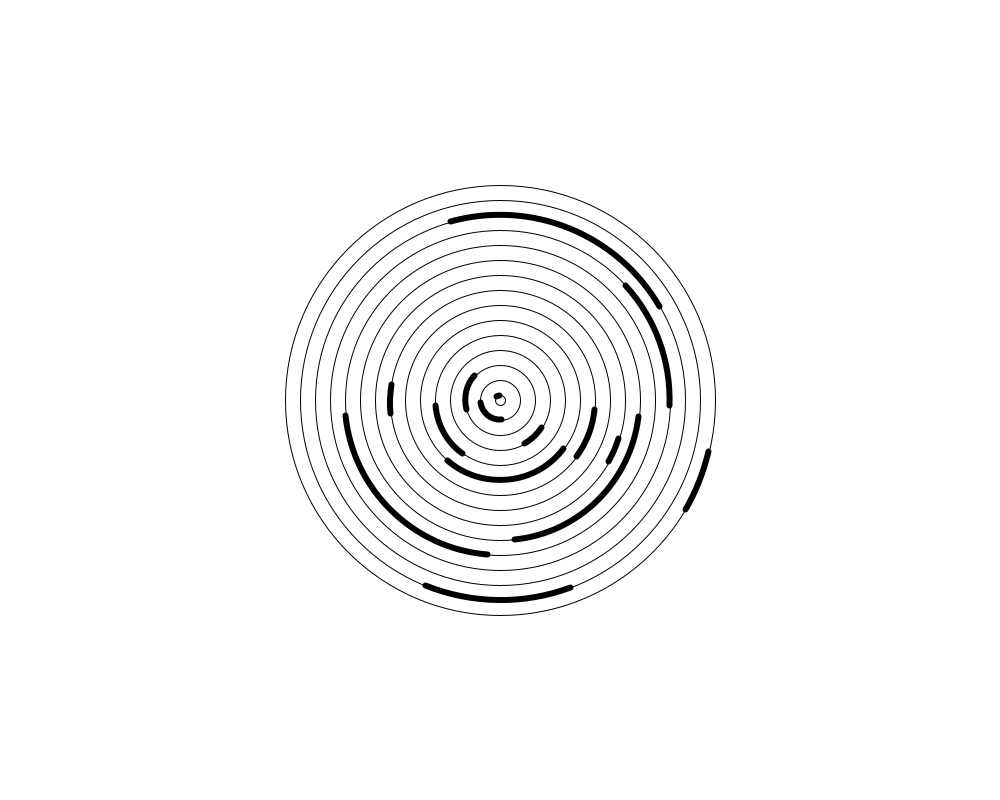
Frame 1 (no input)
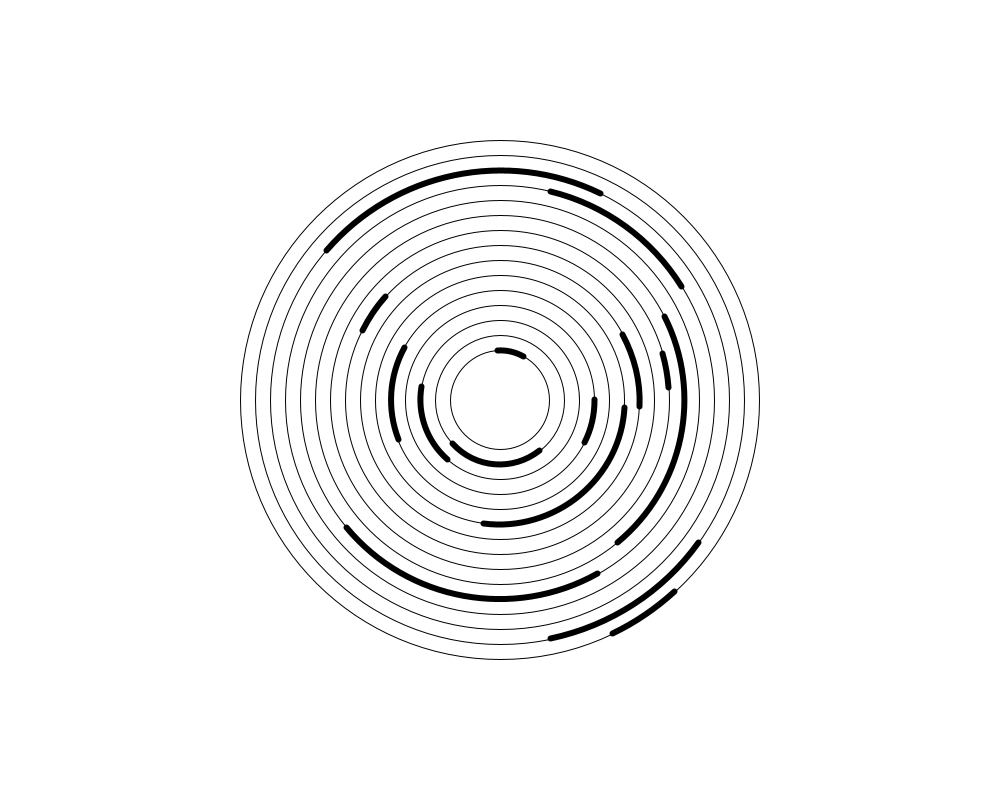
Frame 60 (the mouse pressed at the canvas centre just before this capture)
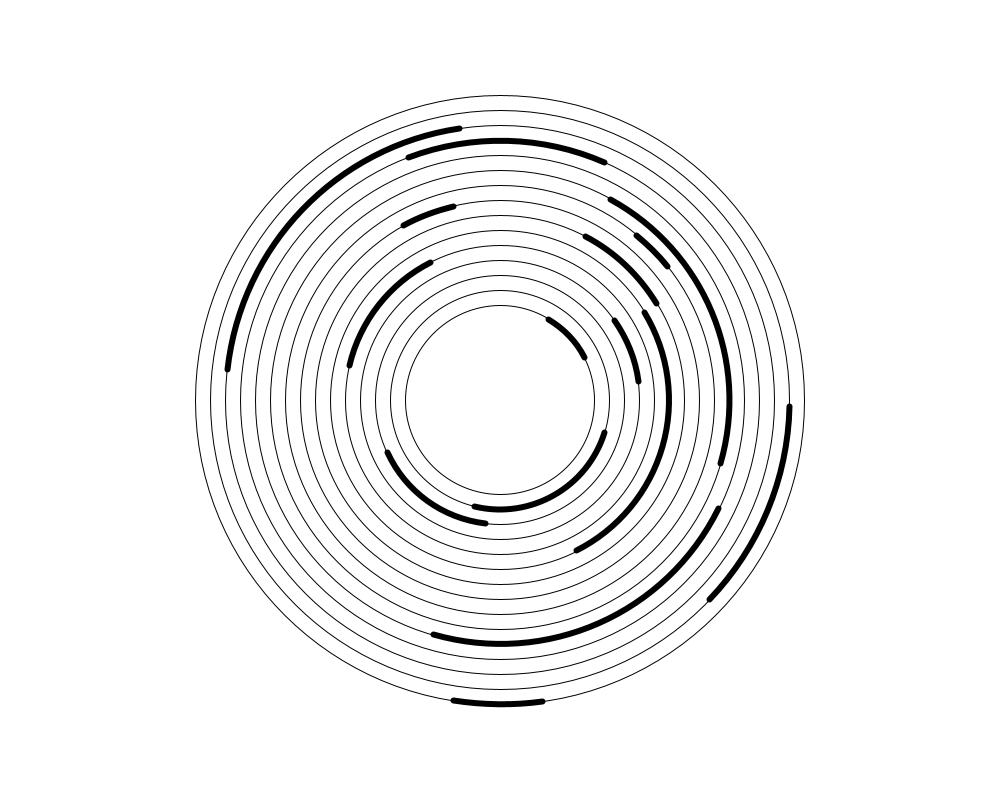
Frame 120 (the mouse held since frame 60 and released just before this capture)

The Processing sketch that drew these frames (run headless with seeded random() and noise(); from frame 60 on, the mouse is pressed at the canvas centre):

// Processing sketch: circleArcs
// ── circleArcs.pde
int n = 15;

class ArcCircle{
  float rad;
  float ang0;
  float angD;
  int dir=-1;
}

ArrayList<ArcCircle> A = new ArrayList<ArcCircle>();

void setup(){
  size(1000,800);
  background(255);
  for(int i = 0 ; i< n; i++){
    ArcCircle c = new ArcCircle(); 
    c.rad = 10 + i * 30;
    c.ang0 = random(PI * 2);
    c.angD = (0.1 + random(1)) * HALF_PI;
    if (random(2) > 1)
      c.dir = 1;
    A.add(c);
  }
  
  
  
}


void draw(){
  pushMatrix();
  translate(width/2, height/2);
  background(255);
  fill(255);
  noFill();
  ArcCircle c;// = new ArcCircle();
  for(int i=0; i<n;i++){
    c = A.get(i);
    strokeWeight(1);
    ellipse(0,0,c.rad, c.rad);
    strokeWeight(6);
    arc(0,0,c.rad,c.rad, c.ang0, c.ang0+c.angD);
    c.ang0 %= PI * 2;
  }
  
  for(int i=0; i<n;i++){
    c = A.get(i);
    if (c.rad > height)
      c.rad = 10;
    c.rad += 1.5;
    c.ang0 += c.dir * 0.01;
  }
  
  popMatrix();
}
